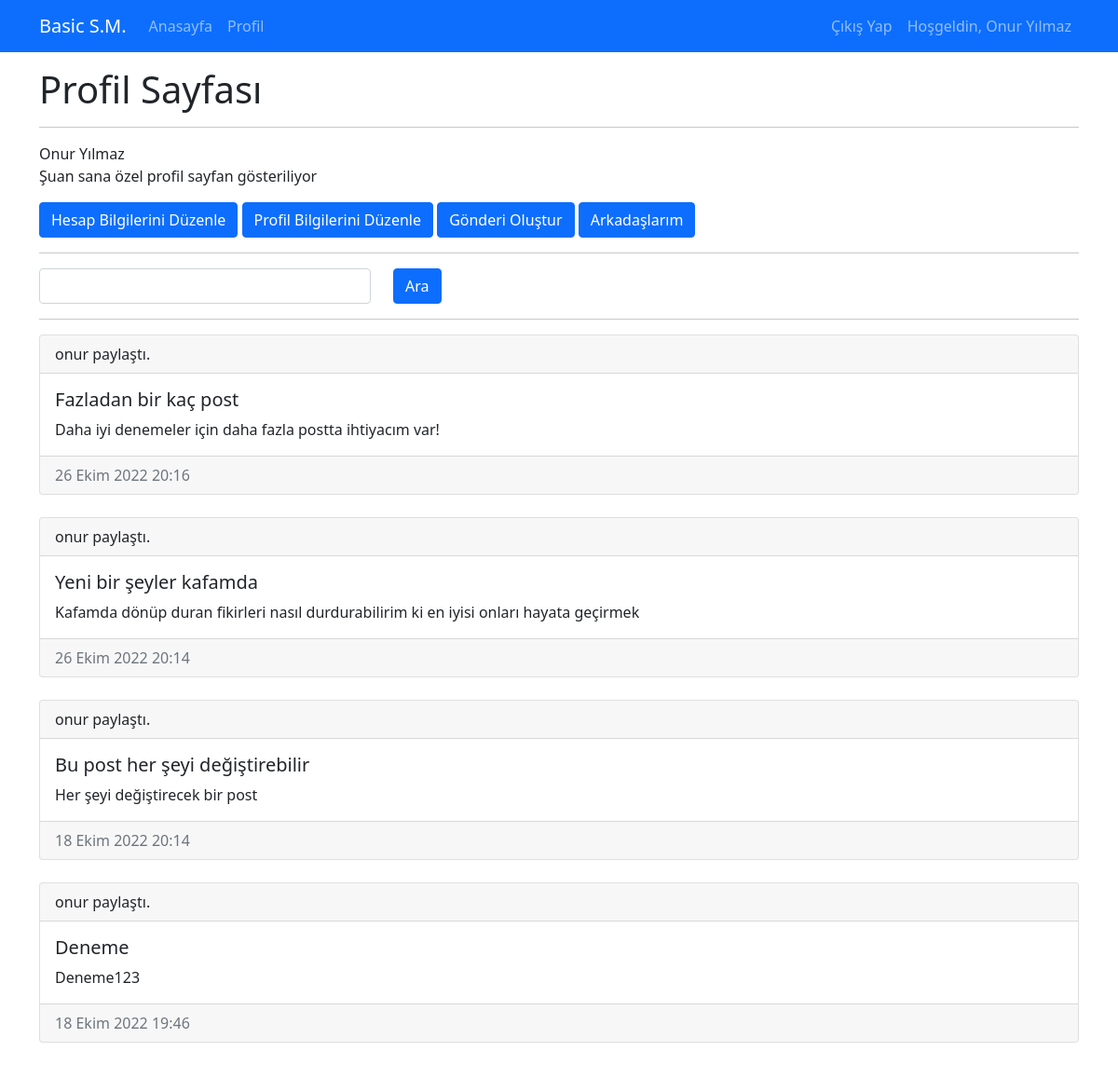
The page /profile (signed in) on the database as committed earlier.
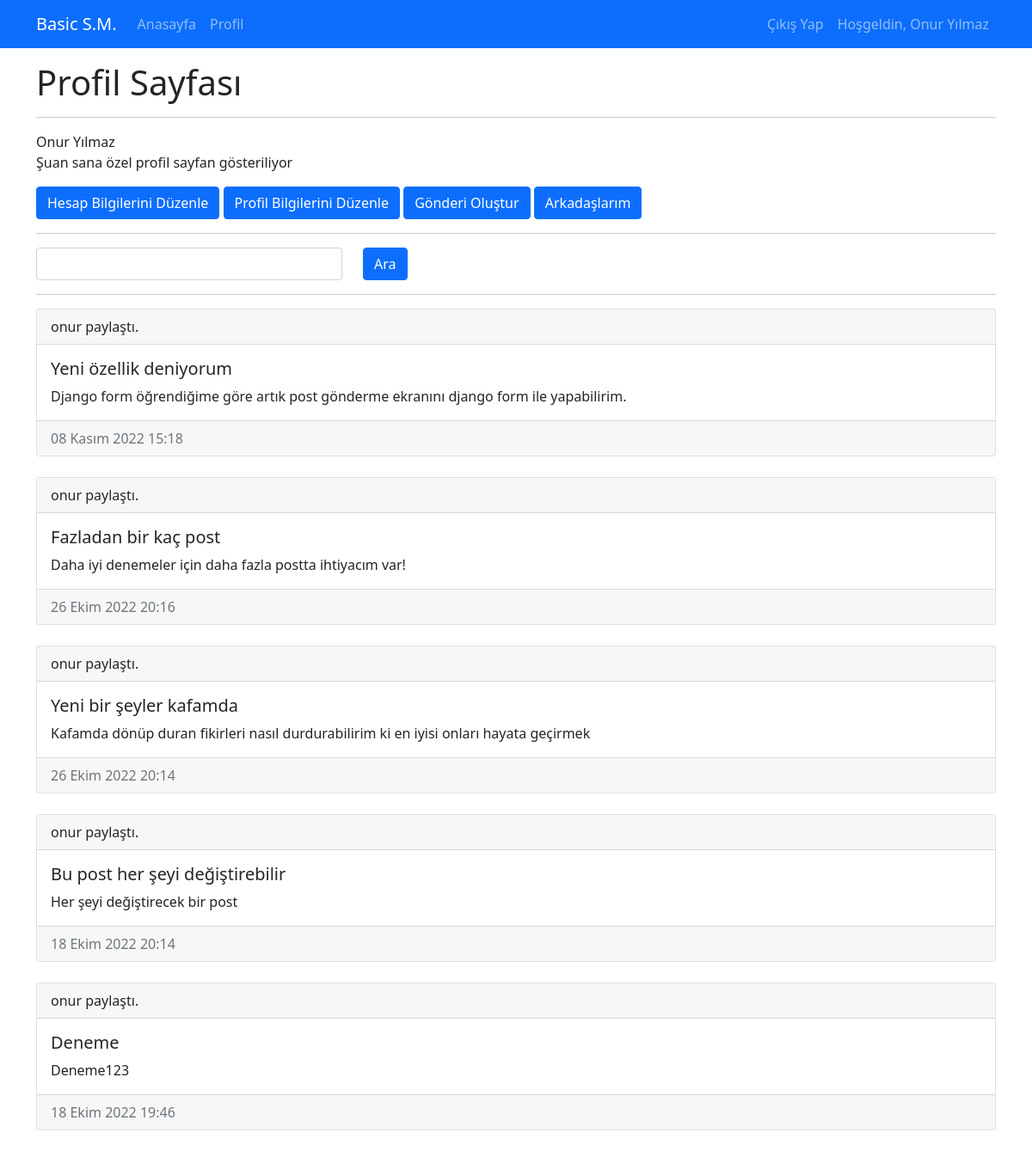
The same page on the database as committed later.
### feed/models.py (models this page shows, shortened)
class UserPost(models.Model):
    title = models.CharField(max_length=150)
    post_text = models.TextField()
    post_date = models.DateTimeField(default=timezone.now)
    owner = models.ForeignKey(User, on_delete=models.CASCADE)

### userprofile/views.py (the view)
# urls.py: path("profile", views.user_profile, name="profile"),
def user_profile(request):
    template = "userprofile/profile.html"
    if not request.user.is_authenticated:
        return redirect("login")
    if 'q' in request.GET and request.GET.get('q'):
        q = request.GET['q']
        all_post = UserPost.objects.filter(
            Q(owner=request.user) &
            (Q(title__contains=q) | Q(post_text__contains=q))
        ).order_by('-post_date')
    else:
        all_post = UserPost.objects.filter(owner=request.user).order_by('-post_date')
    context = {
        "all_post" : all_post
    }
    return render(request, template, context)

### userprofile/templates/userprofile/profile.html (shortened to what this page needs)
{% extends 'base.html' %}
{% load static %}
{% block css_files %}
    <link rel="stylesheet" href="{% static 'userprofile/css/style.css' %}">
{% endblock %}
{% block content %}
    <div class="container mt-3">
        <div class="row">
            <div class="col-12">
                <h1>Profil Sayfası</h1>
                <hr>
                    {{user.get_full_name}} <p>Şuan sana özel profil sayfan gösteriliyor</p>
                    <a class="btn btn-primary" href="{% url 'account_edit' %}" role="button">Hesap Bilgilerini Düzenle</a>
                    <a class="btn btn-primary" href="{% url 'profile_edit' %}" role="button">Profil Bilgilerini Düzenle</a>
                    <a class="btn btn-primary" href="{% url 'add_post' %}" role="button">Gönderi Oluştur</a>
                    <a class="btn btn-primary" href="{% url 'friends_list' %}" role="button">Arkadaşlarım</a>
                    <hr>
                        <form action="" method="GET">
                            <div class="row">
                                <div class="col-4">
                                    <input type="text" class="form-control" name="q">
                                </div>
                                <div class="col">
                                    <button type="submit" class="btn btn-primary">Ara</button>
                                </div>
                            </div>
                        </form>
                    <hr>
                    {% include 'feed/partials/_get_post.html' %}
            </div>
        </div>
    </div>
{% endblock %}

### templates/base.html (shortened to what this page needs)
{% load static %}
<!DOCTYPE html>
<html lang="tr">
<head>
    <link rel="stylesheet" href="{% static 'css/bootstrap.min.css' %}">
    <link rel="stylesheet" href="{% static 'css/base.css' %}">
    {% block css_files %} {% endblock %}
</head>
<body>
    {% include 'partials/_navbar.html' %}
    {% block content %} {% endblock %}
</body>
</html>

### templates/partials/_navbar.html (shortened to what this page needs)
<nav class="navbar navbar-dark bg-primary navbar-expand-lg">
    <div class="container">
        <a class="navbar-brand" href="{% url 'home' %}">Basic S.M.</a>
        <ul class="navbar-nav me-auto">
            <li class="nav-item">
                <a class="nav-link" href="{% url 'home' %}">Anasayfa</a>
            </li>
            <li class="nav-item">
                <a class="nav-link" href="{% url 'profile' %}">Profil</a>
            </li>
        </ul>
        <ul class="navbar-nav ms-auto">
            {% if user.is_authenticated %}
                <li class="nav-item">
                    <a class="nav-link" href="{% url 'logout' %}">Çıkış Yap</a>
                </li>
                <li class="nav-item">
                    <a class="nav-link" href="">Hoşgeldin, {{ user.get_full_name|title }} </a>
                </li>
            {% endif %}
        </ul>
    </div>
</nav>

### feed/templates/feed/partials/_get_post.html
{% if all_post|length > 0 %}
    {% for post in all_post%}
    <div class="card">
        <div class="card-header">
            {{post.owner.username}} paylaştı.
        </div>
        <div class="card-body">
            <h5 class="card-title">{{post.title}}</h5>
            <p class="card-text">{{post.post_text}}</p>
        </div>
        <div class="card-footer text-muted">
            {{post.post_date}}
        </div>
    </div>
    <br>
    {% endfor %}
{% endif %}

Rows that differ between the two databases and show on the page:
added UserPost: owner.username "onur", title "Yeni özellik deniyorum", post_text "Django form öğrendiğime göre artık post gönderme ekranını django form ile yapabilirim.", post_date "08 Kasım 2022 15:18"
